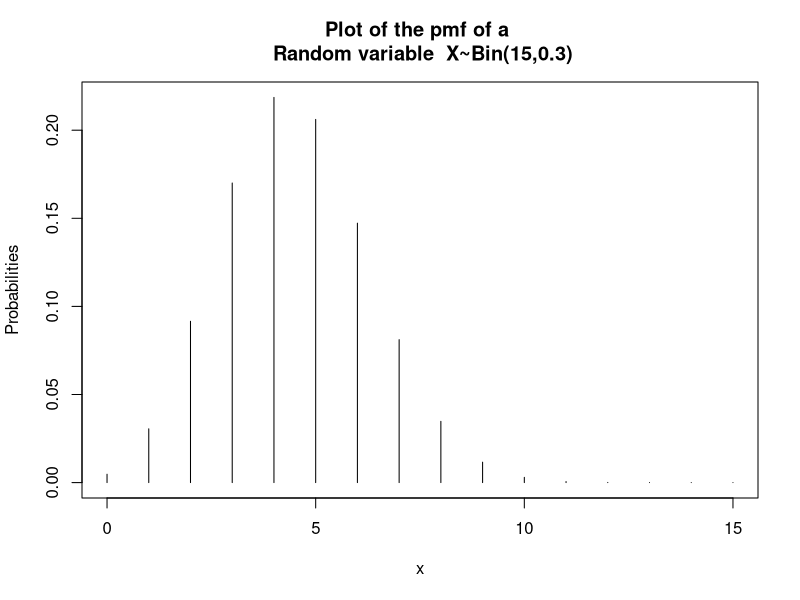
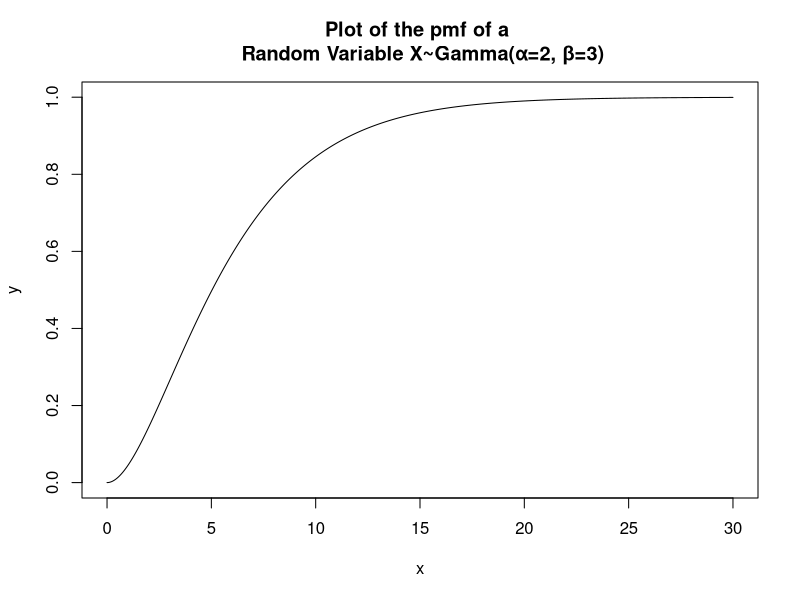

Write R code to recreate these figures, in order.
#Q1
avg_emit = 8  #particles per second
time = 4.5    #seconds

#1a
ppois(25,time*avg_emit)

#1b
ppois(30, time*avg_emit) - ppois(29, time*avg_emit)

#1c
(ppois(34, time*avg_emit) - ppois(31, time*avg_emit)) / (1-ppois(30,time*avg_emit))

#Q2

#2a
1 - pbinom(3, 100, 0.017)

#2b
1 - ppois(3, 1.7)

#Q3

#3a
pnorm(30.7, 28.6, 1.25) - pnorm(27.8, 28.6, 1.25)

#3b
pnorm(29.5, 28.6, 1.25, FALSE)

#3c
(pnorm(30.5, 28.6, 1.25) - pnorm(29, 28.6, 1.25)) / pnorm(29, 28.6, 1.25, FALSE)

#Q4

#4c
pgamma(30, shape = 5, scale = 10, lower.tail = FALSE)

#4d
pgamma(15, shape = 5, scale = 10, lower.tail = TRUE)

#Q5
x = seq(0, 15, by = 1)
y = dbinom(x, 15, 0.3)
plot(x, y, type = "h", 
     main = "Plot of the pmf of a \n Random variable  X~Bin(15,0.3)",
     ylab = "Probabilities")

#Q6
x = seq(0, 30, by = 0.01)
y = pgamma(x, 2, scale = 3)
plot(x, y, type = "l",
     main = "Plot of the pmf of a \n Random Variable X~Gamma(α=2, β=3)")
